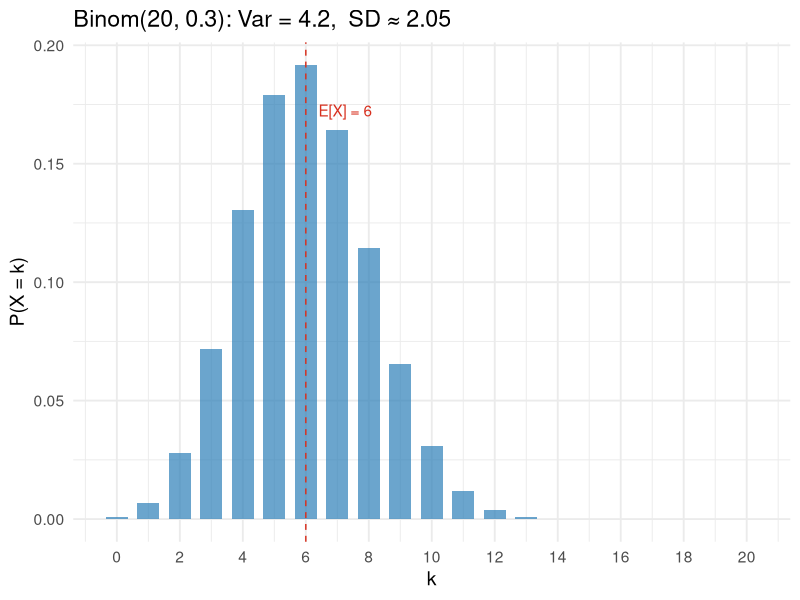
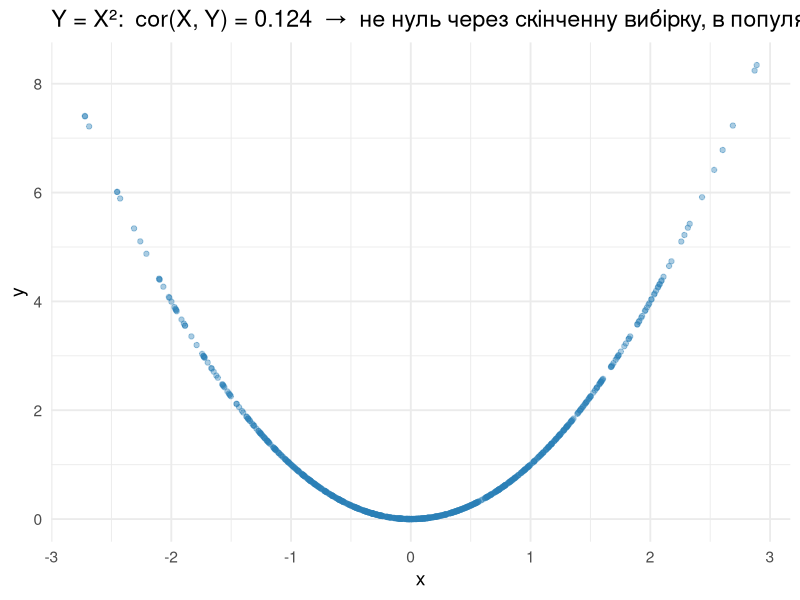
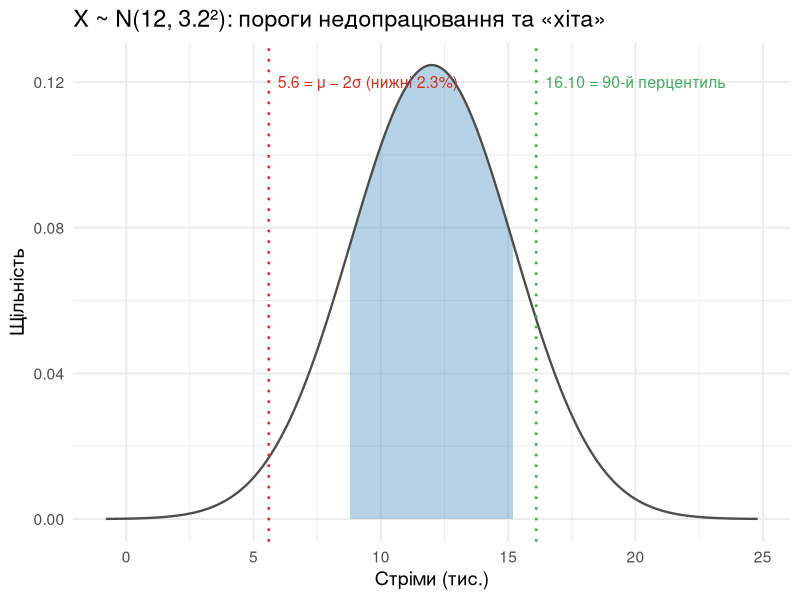
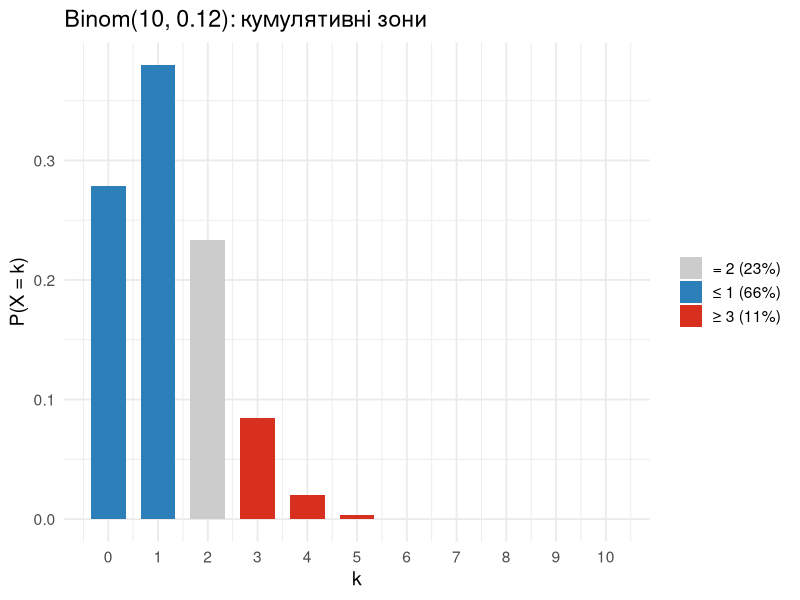
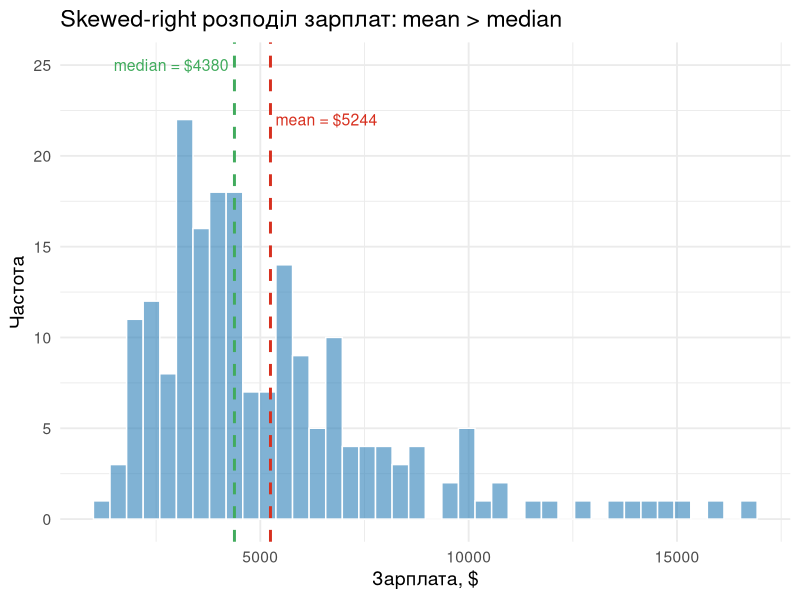
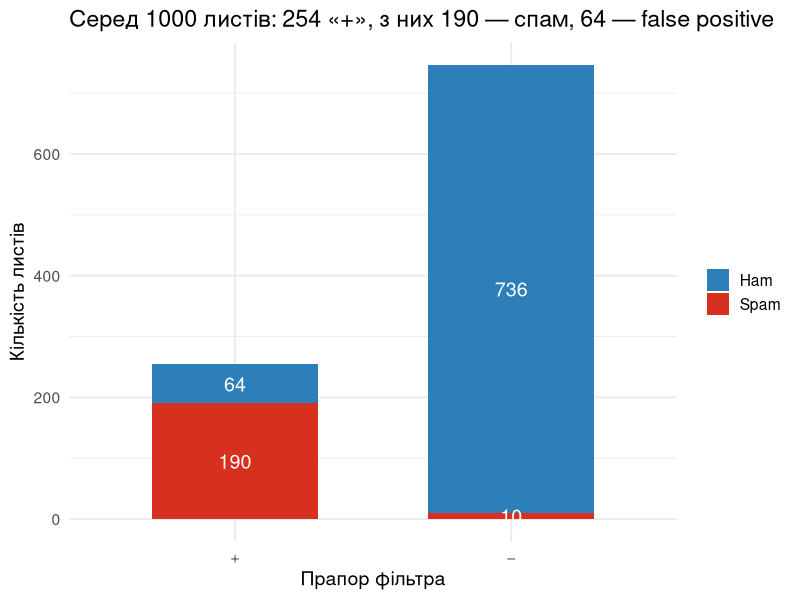
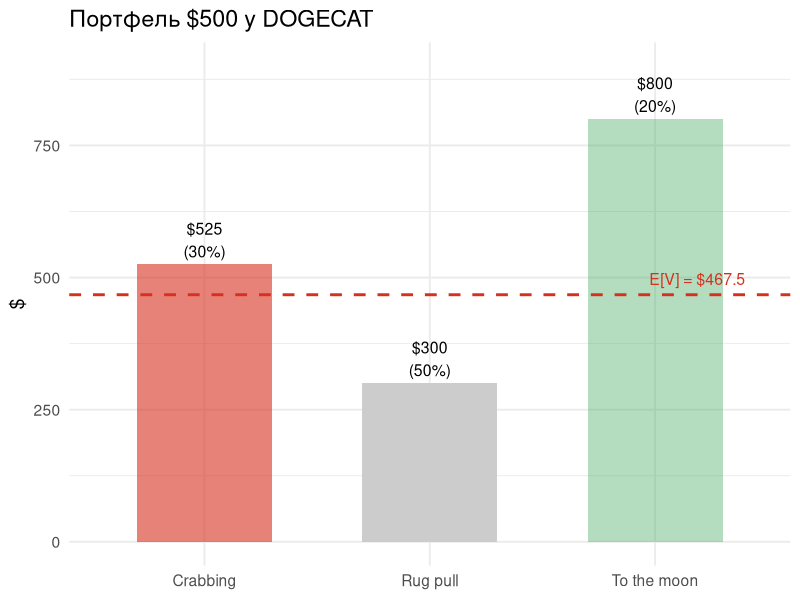
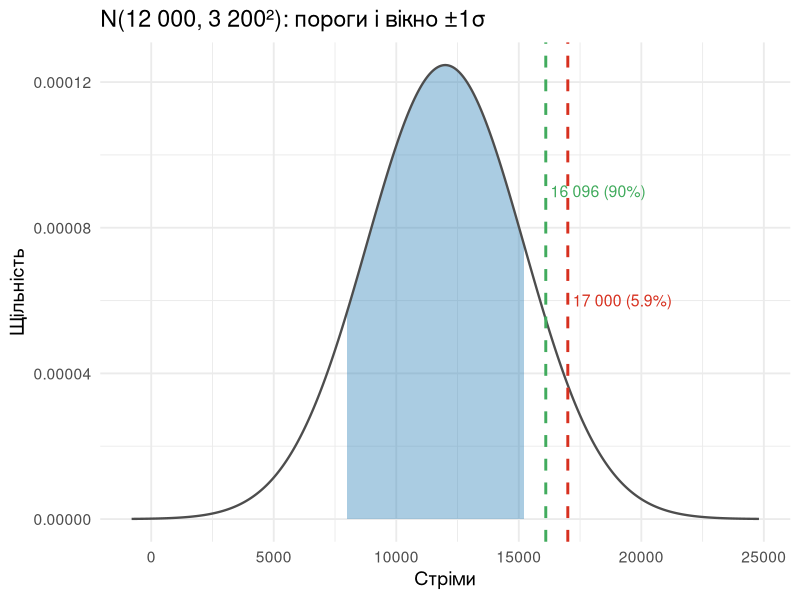

Generate these figures, in order, with R:
## ---- chunk 1
#| label: setup
#| include: false
library(tidyverse)
library(scales)

theme_set(theme_minimal(base_size = 14))

blue   <- "#2C7FB8"
red    <- "#D7301F"
green  <- "#41AB5D"
orange <- "#F0782B"
grey_d <- "grey30"
grey_l <- "grey80"
## ---- chunk 2
#| fig-width: 9
#| fig-height: 3.6
n <- 20; p <- 0.30
tibble(k = 0:n, pmf = dbinom(0:n, n, p)) |>
  ggplot(aes(k, pmf)) +
  geom_col(fill = blue, alpha = 0.7, width = 0.7) +
  geom_vline(xintercept = n * p, color = red, linetype = "dashed") +
  annotate("text", x = n*p + 0.4, y = max(dbinom(0:n, n, p)) * 0.9,
           label = "E[X] = 6", hjust = 0, color = red) +
  scale_x_continuous(breaks = seq(0, n, 2)) +
  labs(title = "Binom(20, 0.3): Var = 4.2,  SD ≈ 2.05",
       x = "k", y = "P(X = k)")
## ---- chunk 3
prior_h <- 0.05; prior_l <- 0.95
sens <- 0.90;    fpr  <- 0.10
p_pos <- sens * prior_h + fpr * prior_l
sens * prior_h / p_pos
## ---- chunk 4
#| fig-width: 8
#| fig-height: 3.5
#| echo: false
set.seed(2)
df <- tibble(x = rnorm(800)) |> mutate(y = x^2)
df |>
  ggplot(aes(x, y)) +
  geom_point(alpha = 0.4, color = blue) +
  labs(title = paste0("Y = X²:  cor(X, Y) = ", round(cor(df$x, df$y), 3),
                      "  →  не нуль через скінченну вибірку, в популяції = 0"))
## ---- chunk 5
# Швидка перевірка для Exp(1/20): E[T] = 20, P(T > 100) <= 20/100 = 0.2
1 - pexp(100, rate = 1/20)    # 0.0067 — реальне
20 / 100                      # 0.2 — межа Маркова (груба, але вірна)
## ---- chunk 6
x <- 0:3; pmf <- (x + 1) / 10
all(pmf >= 0); sum(pmf)
## ---- chunk 7
x <- 1:3; sum((x + 1) / 8)        # 1.125
## ---- chunk 8
integrate(function(x) 3 * x^2, 0, 1)
## ---- chunk 9
integrate(function(x) 2 * x, 0, 2)
## ---- chunk 10
x <- 1:3; k <- 1 / sum(x * (4 - x))
k; sum(k * x * (4 - x))
## ---- chunk 11
mu <- 12; sigma <- 3.2
pnorm(15.2, mu, sigma)                          # 0.8413
pnorm(8.8,  mu, sigma)                          # 0.1587
pnorm(5.6,  mu, sigma, lower.tail = FALSE)      # 0.9772
qnorm(0.90, mu, sigma)                          # 16.10
## ---- chunk 12
#| echo: false
#| fig-width: 10
#| fig-height: 4
xs <- seq(mu - 4*sigma, mu + 4*sigma, length.out = 600)
ggplot(tibble(x = xs, y = dnorm(xs, mu, sigma)), aes(x, y)) +
  geom_area(data = tibble(x = seq(mu - sigma, mu + sigma, length.out = 200),
                          y = dnorm(seq(mu - sigma, mu + sigma, length.out = 200), mu, sigma)),
            fill = blue, alpha = 0.35) +
  geom_line(color = grey_d, linewidth = 0.8) +
  geom_vline(xintercept = c(5.6, 16.10), linetype = "dotted",
             color = c(red, green), linewidth = 0.9) +
  annotate("text", x = 5.6, y = 0.12, label = "5.6 = μ − 2σ (нижні 2.3%)",
           color = red, size = 4, hjust = -0.05) +
  annotate("text", x = 16.10, y = 0.12, label = "16.10 = 90-й перцентиль",
           color = green, size = 4, hjust = -0.05) +
  labs(title = "X ~ N(12, 3.2²): пороги недопрацювання та «хіта»",
       x = "Стріми (тис.)", y = "Щільність")
## ---- chunk 13
dbinom(0, 10, 0.12)                  # 0.2785
pbinom(1, 10, 0.12)                  # 0.6583
1 - pbinom(2, 10, 0.12)              # 0.1087
## ---- chunk 14
#| echo: false
#| fig-width: 9
#| fig-height: 3.8
tibble(k = 0:10, pmf = dbinom(0:10, 10, 0.12)) |>
  mutate(zone = case_when(k <= 1 ~ "≤ 1 (66%)",
                          k == 2 ~ "= 2 (23%)",
                          k >= 3 ~ "≥ 3 (11%)")) |>
  ggplot(aes(k, pmf, fill = zone)) +
  geom_col(width = 0.7) +
  scale_fill_manual(values = c("≤ 1 (66%)" = blue, "= 2 (23%)" = grey_l, "≥ 3 (11%)" = red)) +
  scale_x_continuous(breaks = 0:10) +
  labs(title = "Binom(10, 0.12): кумулятивні зони", x = "k", y = "P(X = k)", fill = NULL)
## ---- chunk 15
pexp(30, rate = 1/20, lower.tail = FALSE)      # 0.2231
pexp(40, rate = 1/20) - pexp(10, rate = 1/20)  # 0.4712
qexp(0.50, rate = 1/20)                        # 13.86
qexp(0.95, rate = 1/20)                        # 59.91
## ---- chunk 16
# Перевіримо: median, mean, 95%
qexp(0.5, 1/20); 1/(1/20); qexp(0.95, 1/20)
## ---- chunk 17
#| echo: false
#| fig-width: 9
#| fig-height: 3.8
set.seed(1)
salary <- round(rlnorm(200, log(4500), 0.55))  # ілюстративно
tibble(salary) |>
  ggplot(aes(salary)) +
  geom_histogram(bins = 40, fill = blue, alpha = 0.6, color = "white") +
  geom_vline(xintercept = median(salary), color = green, linetype = "dashed", linewidth = 1) +
  geom_vline(xintercept = mean(salary), color = red, linetype = "dashed", linewidth = 1) +
  annotate("text", x = median(salary), y = 25,
           label = paste0("median = $", round(median(salary))),
           color = green, hjust = 1.05, size = 4) +
  annotate("text", x = mean(salary), y = 22,
           label = paste0("mean = $", round(mean(salary))),
           color = red, hjust = -0.05, size = 4) +
  labs(title = "Skewed-right розподіл зарплат: mean > median",
       x = "Зарплата, $", y = "Частота")
## ---- chunk 18
prior_s <- 0.20; prior_ns <- 0.80
sens <- 0.95;    fpr  <- 0.08
## ---- chunk 19
p_pos <- sens * prior_s + fpr * prior_ns; p_pos
## ---- chunk 20
sens * prior_s / p_pos
## ---- chunk 21
50 * prior_s; 50 * prior_s * sens
## ---- chunk 22
#| echo: false
#| fig-width: 9
#| fig-height: 3.8
N <- 1000
tibble(class = c("Spam", "Spam", "Ham", "Ham"),
       flag  = c("+", "−", "+", "−"),
       n     = c(N * prior_s * sens, N * prior_s * (1 - sens),
                 N * prior_ns * fpr, N * prior_ns * (1 - fpr))) |>
  ggplot(aes(flag, n, fill = class)) +
  geom_col(width = 0.6) +
  geom_text(aes(label = round(n)),
            position = position_stack(vjust = 0.5), color = "white", size = 5) +
  scale_fill_manual(values = c("Spam" = red, "Ham" = blue)) +
  labs(title = "Серед 1000 листів: 254 «+», з них 190 — спам, 64 — false positive",
       x = "Прапор фільтра", y = "Кількість листів", fill = NULL)
## ---- chunk 23
r <- c(-0.40, 0.05, 0.60)
p <- c(0.50, 0.30, 0.20)
## ---- chunk 24
ER <- sum(r * p); ER
## ---- chunk 25
VarR <- sum(r^2 * p) - ER^2
c(Var = VarR, SD = sqrt(VarR))
## ---- chunk 26
EV <- 500 * (1 + ER); SDV <- 500 * sqrt(VarR)
c(E_V = EV, SD_V = SDV)
## ---- chunk 27
#| echo: false
#| fig-width: 9
#| fig-height: 3.8
tibble(scenario = c("Rug pull", "Crabbing", "To the moon"),
       value = 500 * (1 + r), prob = p) |>
  ggplot(aes(scenario, value, fill = scenario)) +
  geom_col(aes(alpha = prob), width = 0.6) +
  geom_text(aes(label = paste0("$", value, "\n(", scales::percent(prob), ")")),
            vjust = -0.2, size = 4) +
  geom_hline(yintercept = EV, color = red, linetype = "dashed", linewidth = 1) +
  annotate("text", x = 3.4, y = EV + 30, label = paste0("E[V] = $", EV),
           color = red, hjust = 1, size = 4) +
  scale_fill_manual(values = c(red, grey_l, green), guide = "none") +
  scale_alpha(range = c(0.4, 1), guide = "none") +
  coord_cartesian(ylim = c(0, 900)) +
  labs(title = "Портфель $500 у DOGECAT", x = NULL, y = "$")
## ---- chunk 28
dbinom(0, 10, 0.12)
## ---- chunk 29
1 - pbinom(1, 10, 0.12)        # 0.3417
## ---- chunk 30
c(E_X = 10 * 0.12, Var_X = 10 * 0.12 * 0.88)
## ---- chunk 31
1 - pbinom(2, 10, 0.12)        # 0.1087
## ---- chunk 32
1 - pnorm(17000, 12000, 3200)
## ---- chunk 33
qnorm(0.90, 12000, 3200)
## ---- chunk 34
pnorm(15200, 12000, 3200) - pnorm(8000, 12000, 3200)
## ---- chunk 35
#| echo: false
#| fig-width: 10
#| fig-height: 4
mu <- 12000; sigma <- 3200
xs <- seq(mu - 4*sigma, mu + 4*sigma, length.out = 600)

ggplot(tibble(x = xs, y = dnorm(xs, mu, sigma)), aes(x, y)) +
  geom_area(data = tibble(x = seq(8000, 15200, length.out = 200),
                          y = dnorm(seq(8000, 15200, length.out = 200), mu, sigma)),
            fill = blue, alpha = 0.4) +
  geom_line(color = grey_d, linewidth = 0.8) +
  geom_vline(xintercept = c(17000, qnorm(0.9, mu, sigma)),
             color = c(red, green), linetype = "dashed", linewidth = 1) +
  annotate("text", x = 17000, y = 0.00006, label = "17 000 (5.9%)",
           color = red, hjust = -0.05, size = 4) +
  annotate("text", x = qnorm(0.9, mu, sigma), y = 0.00009, label = "16 096 (90%)",
           color = green, hjust = -0.05, size = 4) +
  labs(title = "N(12 000, 3 200²): пороги і вікно ±1σ",
       x = "Стріми", y = "Щільність")
## ---- chunk 36
1 - pexp(30, 1/20)        # 0.2231
## ---- chunk 37
pexp(40, 1/20) - pexp(10, 1/20)
## ---- chunk 38
# Перевірка: ці дві мають бути рівні
(1 - pexp(30, 1/20)) / (1 - pexp(20, 1/20))   # P(T>30 | T>20)
1 - pexp(10, 1/20)                            # P(T>10)
## ---- chunk 39
# Простий приклад: Bernoulli-подібна T з масами в 0 і 900
T_vals <- c(0, 900); T_p <- c(0.8, 0.2)
sum(T_vals * T_p)       # E[T] = 180
sum(T_p[T_vals >= 900]) # P(T >= 900) = 0.20 — точно як Markov
## ---- chunk 40
pnorm(5.5, mean = 5.8, sd = 0.2)
## ---- chunk 41
qnorm(0.95, mean = 5.8, sd = 0.2)
## ---- chunk 42
joint <- matrix(c(0.05, 0.15, 0.10,
                  0.10, 0.25, 0.15,
                  0.15, 0.05, 0.00),
                nrow = 3, byrow = TRUE,
                dimnames = list(X = c(1, 3, 6), Y = c(0, 2, 4)))
sum(joint)        # перевірка нормування
## ---- chunk 43
px <- rowSums(joint); py <- colSums(joint)
px; py
## ---- chunk 44
EX <- sum(as.numeric(names(px)) * px)
EY <- sum(as.numeric(names(py)) * py)
c(EX = EX, EY = EY)
## ---- chunk 45
xs <- c(1, 3, 6); ys <- c(0, 2, 4)
EXY <- sum(outer(xs, ys) * joint)
EXY                                 # 4.9
Cov <- EXY - EX * EY
Cov                                 # -0.80
## ---- chunk 46
#| echo: false
#| fig-width: 8
#| fig-height: 3.8
expand_grid(X = xs, Y = ys) |>
  mutate(p = as.vector(t(joint))) |>
  ggplot(aes(factor(Y), factor(X), fill = p)) +
  geom_tile(color = "white") +
  geom_text(aes(label = scales::number(p, 0.01)), size = 5) +
  scale_fill_gradient(low = "white", high = blue) +
  labs(title = "Спільний розподіл: Cov(X, Y) = −0.80",
       x = "Y (годин гри)", y = "X (годин навчання)")
## ---- chunk 47
S_XY <- 154 / (25 - 1); S_XY
## ---- chunk 48
r_XY <- S_XY / (1.1 * 12.5); r_XY
## ---- chunk 49
1 - pnorm(0, mean = -1000, sd = sqrt(990000))
## ---- chunk 50
#| echo: false
#| fig-width: 9
#| fig-height: 3.8
set.seed(42)
sim <- replicate(20000, sum(sample(c(100, -100), 100,
                                    replace = TRUE, prob = c(0.45, 0.55))))
tibble(s = sim) |>
  ggplot(aes(s)) +
  geom_histogram(aes(y = after_stat(density)), bins = 50,
                 fill = blue, alpha = 0.5, color = "white") +
  stat_function(fun = dnorm, args = list(mean = -1000, sd = 995),
                color = red, linewidth = 1) +
  geom_vline(xintercept = 0, color = green, linetype = "dashed", linewidth = 1) +
  annotate("text", x = 200, y = 0.0003,
           label = paste0("симул. P(S>0) = ", percent(mean(sim > 0), 0.1)),
           color = green, hjust = 0, size = 5) +
  labs(title = "S₁₀₀: симуляція vs N(−1000, 995²)",
       x = "Сумарний виграш, $", y = "Щільність")
## ---- chunk 51
#| echo: false
#| fig-width: 9
#| fig-height: 3.8
set.seed(11)
draws <- sample(c(100, -100), 5000, replace = TRUE, prob = c(0.45, 0.55))
tibble(n = seq_along(draws),
       cum_mean = cumsum(draws) / seq_along(draws)) |>
  ggplot(aes(n, cum_mean)) +
  geom_line(color = blue) +
  geom_hline(yintercept = -10, color = red, linetype = "dashed", linewidth = 1) +
  annotate("text", x = 4500, y = -5, label = "E[X] = −10", color = red, size = 5) +
  labs(title = "LLN: середній виграш збігається до −$10",
       x = "n флипів", y = expression(bar(X)[n]))
